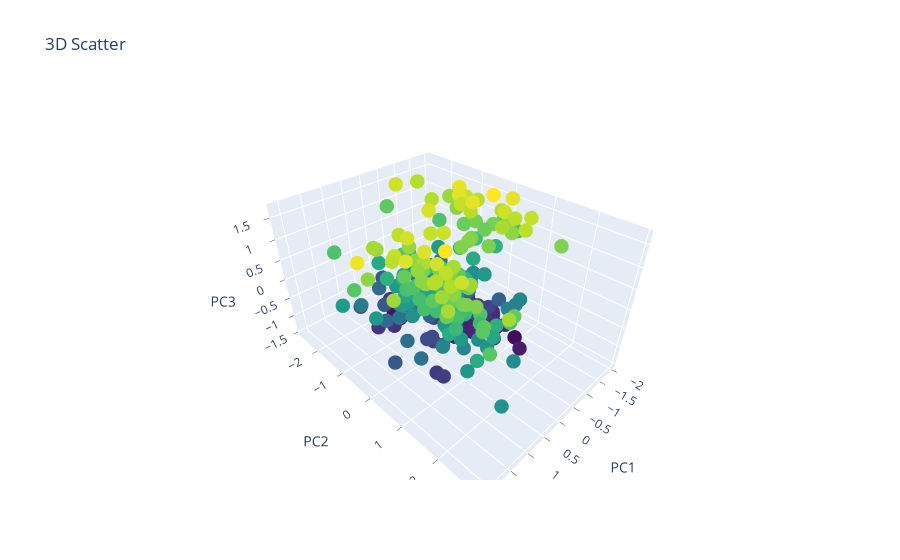

Write notebook code for a chart like this one.
### Markdown cell above
Para evaluar si existe una característica ruidosa en tus datos, o más específicamente, en la visualización de PCA, aquí hay algunas pautas a considerar:

Caída abrupta en la varianza explicada: Busca un punto en el gráfico donde haya una caída abrupta en la varianza explicada por cada componente principal. En el Scree plot, esta caída se ve como un "codo" en la curva de varianza explicada. El punto en el que ocurre el "codo" puede indicar el número óptimo de componentes principales para retener en tu conjunto de datos.

Porcentaje de varianza explicada: Observa el porcentaje de varianza explicada acumulada en la curva roja (varianza acumulada). El gráfico muestra cómo se acumula la varianza explicada a medida que aumenta el número de componentes principales. Si la curva roja se estabiliza o muestra una pendiente menos pronunciada, esto puede indicar que agregar más componentes principales no aporta mucha información adicional y, por lo tanto, esos componentes pueden ser menos significativos o ruidosos.

Interpretación de componentes principales: Si bien el Scree plot puede ayudarte a determinar cuántos componentes principales son necesarios para retener la varianza, también es importante analizar los propios componentes principales (pca.components_) para comprender qué características o combinaciones de características contribuyen más a cada componente. Esto te puede dar una idea de qué características son más relevantes y cuáles podrían considerarse ruidosas.

### Code cell
import plotly.graph_objects as go

# Prepare 3D graph
fig = go.Figure()

# Plot scaled features
xdata = x_scaled[:, 0]
ydata = x_scaled[:, 1]
zdata = x_scaled[:, 2]

# Plot 3D scatter plot
fig.add_trace(go.Scatter3d(
    x=xdata,
    y=ydata,
    z=zdata,
    mode='markers',
    marker=dict(
        size=5,
        color=zdata,
        colorscale='Viridis',
    )
))

# Set title and axis labels
fig.update_layout(title='3D Scatter',
                  scene=dict(
                      xaxis_title='PC1',
                      yaxis_title='PC2',
                      zaxis_title='PC3',
                      xaxis=dict(ticks='outside'),
                      yaxis=dict(ticks='outside'),
                      zaxis=dict(ticks='outside')
                  ))

# Show the interactive plot
fig.show()

### Figure 1 — Plotly figure (JSON) as saved in the notebook; plotly's stock layout.template omitted (floating-point values rounded to 4 significant figures; data arrays with more than 128 entries replaced by an {"elided": "..."} marker saying what was removed)
{"data": [{"marker": {"color": {"elided": "311 float values"}, "colorscale": [[0, "#440154"], [0.1111, "#482878"], [0.2222, "#3e4989"], [0.3333, "#31688e"], [0.4444, "#26828e"], [0.5556, "#1f9e89"], [0.6667, "#35b779"], [0.7778, "#6ece58"], [0.8889, "#b5de2b"], [1, "#fde725"]], "size": 5}, "mode": "markers", "type": "scatter3d", "x": {"elided": "311 float values"}, "y": {"elided": "311 float values"}, "z": {"elided": "311 float values"}}], "layout": {"scene": {"xaxis": {"ticks": "outside", "title": {"text": "PC1"}}, "yaxis": {"ticks": "outside", "title": {"text": "PC2"}}, "zaxis": {"ticks": "outside", "title": {"text": "PC3"}}}, "title": {"text": "3D Scatter"}}}
